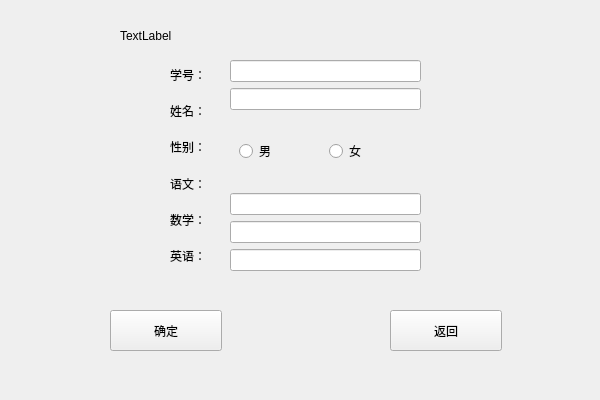
<?xml version="1.0" encoding="UTF-8"?>
<ui version="4.0">
 <class>Add_Information</class>
 <widget class="QWidget" name="Add_Information">
  <property name="geometry">
   <rect>
    <x>0</x>
    <y>0</y>
    <width>600</width>
    <height>400</height>
   </rect>
  </property>
  <property name="minimumSize">
   <size>
    <width>600</width>
    <height>400</height>
   </size>
  </property>
  <property name="maximumSize">
   <size>
    <width>600</width>
    <height>400</height>
   </size>
  </property>
  <property name="sizeIncrement">
   <size>
    <width>700</width>
    <height>500</height>
   </size>
  </property>
  <property name="windowTitle">
   <string>添加信息窗口</string>
  </property>
  <property name="styleSheet">
   <string notr="true"/>
  </property>
  <widget class="QWidget" name="widget" native="true">
   <property name="geometry">
    <rect>
     <x>170</x>
     <y>60</y>
     <width>61</width>
     <height>211</height>
    </rect>
   </property>
   <layout class="QVBoxLayout" name="verticalLayout">
    <item>
     <widget class="QLabel" name="label">
      <property name="text">
       <string>学号：</string>
      </property>
     </widget>
    </item>
    <item>
     <widget class="QLabel" name="label_3">
      <property name="text">
       <string>姓名：</string>
      </property>
     </widget>
    </item>
    <item>
     <widget class="QLabel" name="label_5">
      <property name="text">
       <string>性别：</string>
      </property>
     </widget>
    </item>
    <item>
     <widget class="QLabel" name="label_2">
      <property name="text">
       <string>语文：</string>
      </property>
     </widget>
    </item>
    <item>
     <widget class="QLabel" name="label_6">
      <property name="text">
       <string>数学：</string>
      </property>
     </widget>
    </item>
    <item>
     <widget class="QLabel" name="label_4">
      <property name="text">
       <string>英语：</string>
      </property>
     </widget>
    </item>
   </layout>
  </widget>
  <widget class="QWidget" name="widget_2" native="true">
   <property name="geometry">
    <rect>
     <x>230</x>
     <y>60</y>
     <width>191</width>
     <height>211</height>
    </rect>
   </property>
   <layout class="QVBoxLayout" name="verticalLayout_2">
    <item>
     <widget class="QLineEdit" name="line_id"/>
    </item>
    <item>
     <widget class="QLineEdit" name="line_name"/>
    </item>
    <item>
     <widget class="QWidget" name="widget_3" native="true">
      <layout class="QHBoxLayout" name="horizontalLayout">
       <item>
        <widget class="QRadioButton" name="rad_man">
         <property name="text">
          <string>男</string>
         </property>
        </widget>
       </item>
       <item>
        <widget class="QRadioButton" name="rad_woman">
         <property name="text">
          <string>女</string>
         </property>
        </widget>
       </item>
      </layout>
     </widget>
    </item>
    <item>
     <widget class="QLineEdit" name="line_chinese"/>
    </item>
    <item>
     <widget class="QLineEdit" name="line_math"/>
    </item>
    <item>
     <widget class="QLineEdit" name="line_english"/>
    </item>
   </layout>
  </widget>
  <widget class="QPushButton" name="Btn_Ok">
   <property name="geometry">
    <rect>
     <x>110</x>
     <y>310</y>
     <width>112</width>
     <height>41</height>
    </rect>
   </property>
   <property name="text">
    <string>确定</string>
   </property>
  </widget>
  <widget class="QPushButton" name="pushButton_2">
   <property name="geometry">
    <rect>
     <x>390</x>
     <y>310</y>
     <width>112</width>
     <height>41</height>
    </rect>
   </property>
   <property name="text">
    <string>返回</string>
   </property>
  </widget>
  <widget class="QLabel" name="label_information">
   <property name="geometry">
    <rect>
     <x>120</x>
     <y>20</y>
     <width>371</width>
     <height>31</height>
    </rect>
   </property>
   <property name="text">
    <string>TextLabel</string>
   </property>
  </widget>
 </widget>
 <resources/>
 <connections/>
</ui>
